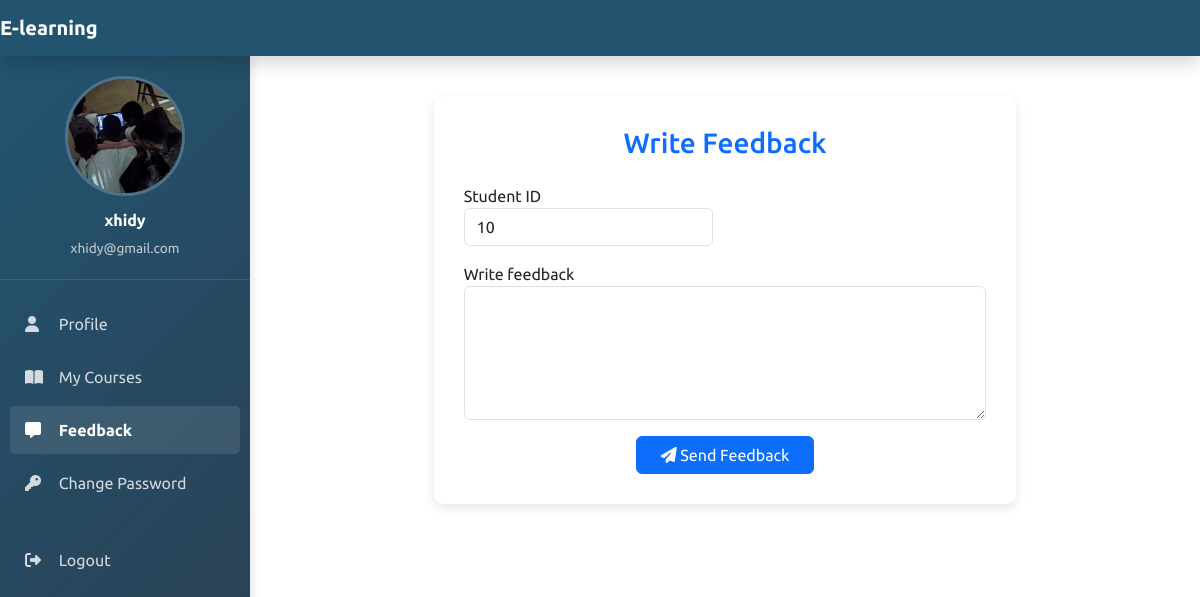
The page /student/stufeedback.php (signed in) on the database its author committed.
### tables this page shows
CREATE TABLE `student` (
  `stud_id` int(11) NOT NULL,
  `studname` varchar(255) NOT NULL,
  `studreg` varchar(255) DEFAULT NULL,
  `stuemail` varchar(255) NOT NULL,
  `stupass` varchar(255) NOT NULL,
  `stu_occ` text DEFAULT NULL,
  `stu_img` text DEFAULT NULL
);

### student/stufeedback.php (the view, shortened to what this page needs)
<?php
include('./stuInclude/header.php');
include_once(__DIR__ . '/../dbconnection.php');
$stuemail = $_SESSION['stuemail'];
$sql = "SELECT * FROM student WHERE stuemail = ?";
$stmt = $conn->prepare($sql);
$stmt->bind_param("s", $stuemail);
$stmt->execute();
$result = $stmt->get_result();
if ($result->num_rows == 1) {
    $row = $result->fetch_assoc();
    $stud_id = $row["stud_id"];
}
?>
<div class="container">
    <div class="row justify-content-center">
        <div class="col-lg-8">
            <form class="profile-form" method="POST">
                <h3 class="mb-4 text-center text-primary">Write Feedback</h3>
                <div class="row">
                    <div class="col-md-6">
                        <div class="form-group mb-3">
                            <label for="stuId">Student ID</label>
                            <input type="text" class="form-control" id="stuId"
                            value="<?php echo htmlspecialchars($stud_id ?? ''); ?>" readonly>
                        </div>
                    </div>
                    <div class="col-md-12">
                        <div class="form-group mb-3">
                            <label for="f_content">Write feedback</label>
                            <textarea name="f_content" id="f_content" class="form-control" rows="5" required></textarea>
                        </div>
                    </div>
                </div>
                <div class="text-center">
                    <button type="submit" class="btn btn-primary px-4" name="submitFeedbackBtn">
                        <i class="fas fa-paper-plane mr-2"></i> Send Feedback
                    </button>
                </div>
            </form>
        </div>
    </div>
</div>
<?php
include('./stuInclude/footer.php');
?>

### student/stuInclude/header.php (shortened to what this page needs)
<?php
$include_success = include_once(__DIR__ . '/../../dbconnection.php');
if (!$include_success) {
    error_log("Failed to include dbconnection.php in header.php");
    $stu_img = '/Online learning system/image/default.jpg';
} else {
    if (isset($_SESSION['is_login']) && isset($_SESSION['stuemail']) && isset($conn)) {
        $stuemail = $_SESSION['stuemail'];
        $sql = "SELECT stu_img FROM student WHERE stuemail = ?";
        $stmt = $conn->prepare($sql);
        if ($stmt) {
            $stmt->bind_param("s", $stuemail);
            $stmt->execute();
            $result = $stmt->get_result();
            if ($result->num_rows > 0) {
                $row = $result->fetch_assoc();
                $stu_img = $row['stu_img'] ?: '/Online learning system/image/default.jpg';
            } else {
                $stu_img = '/Online learning system/image/default.jpg';
                error_log("No student found for $stuemail");
            }
        } else {
            error_log("Failed to prepare SQL statement in header.php: " . $conn->error);
            $stu_img = '/Online learning system/image/default.jpg';
        }
    } else {
        $stu_img = '/Online learning system/image/default.jpg';
        error_log("Session or connection not set: is_login=" . (isset($_SESSION['is_login']) ? 'true' : 'false') . ", stuemail=" . (isset($_SESSION['stuemail']) ? $_SESSION['stuemail'] : 'unset') . ", conn=" . (isset($conn) ? 'set' : 'unset'));
    }
}
?>
<!DOCTYPE html>
<html lang="en">
<head>
    <link href="https://cdn.jsdelivr.net/npm/bootstrap@5.3.0/dist/css/bootstrap.min.css" rel="stylesheet">
    <link href="https://cdnjs.cloudflare.com/ajax/libs/font-awesome/6.0.0/css/all.min.css" rel="stylesheet">
    <link rel="stylesheet" href="https://cdnjs.cloudflare.com/ajax/libs/font-awesome/6.4.0/css/all.min.css">
</head>
<body>
    <nav class="navbar navbar-dark fixed-top flex-md-nowrap p-0 shadow">
        <a class="navbar-brand mx-auto mx-lg-0" href="studentProfile.php">E-learning</a>
    </nav>
    <nav class="sidebar" id="sidebar">
        <div class="sidebar-sticky">
            <div class="profile-section">
                <img src="<?php echo htmlspecialchars($stu_img); ?>" alt="Student Image" class="profile-img">
                <?php if (isset($_SESSION['stuemail'])): ?>
                    <h6 class="profile-name"><?php echo htmlspecialchars(explode('@', $_SESSION['stuemail'])[0]); ?></h6>
                    <small class="profile-email"><?php echo htmlspecialchars($_SESSION['stuemail']); ?></small>
                <?php endif; ?>
            </div>
            <ul class="nav flex-column">
                <li class="nav-item">
                    <a class="nav-link <?php echo (basename($_SERVER['PHP_SELF']) == 'studentProfile.php') ? 'active' : ''; ?>"
                    href="studentProfile.php">
                        <i class="fas fa-user"></i> Profile
                    </a>
                </li>
                <li class="nav-item">
                    <a class="nav-link <?php echo (basename($_SERVER['PHP_SELF']) == 'myCourse.php') ? 'active' : ''; ?>"
                    href="myCourse.php">
                        <i class="fas fa-book-open"></i> My Courses
                    </a>
                </li>
                <li class="nav-item">
                    <a class="nav-link <?php echo (basename($_SERVER['PHP_SELF']) == 'stufeedback.php') ? 'active' : ''; ?>"
                    href="stufeedback.php">
                        <i class="fas fa-comment-alt"></i> Feedback
                    </a>
                </li>
                <li class="nav-item">
                    <a class="nav-link <?php echo (basename($_SERVER['PHP_SELF']) == 'studentChangePass.php') ? 'active' : ''; ?>"
                    href="studentChangePass.php">
                        <i class="fas fa-key"></i> Change Password
                    </a>
                </li>
                <li class="nav-item mt-4">
                    <a class="nav-link text-danger" href="../logout.php">
                        <i class="fas fa-sign-out-alt"></i> Logout
                    </a>
                </li>
            </ul>
        </div>
    </nav>
            <main class="main-content" id="mainContent">

### student/stuInclude/header.php (style rules this page uses)
:root { --sidebar-width: 250px; --topbar-height: 56px; --primary-color: #225470; --secondary-color: #2c3e50; }
body { font-family: 'Ubuntu', sans-serif; padding-top: var(--topbar-height); }
.navbar { background-color: var(--primary-color) !important; height: var(--topbar-height); box-shadow: 0 2px 10px rgba(0, 0, 0, 0.1); z-index: 1030; }
.navbar-brand { font-weight: 600; }
.sidebar { background: linear-gradient(135deg, var(--primary-color) 0%, var(--secondary-color) 100%); width: var(--sidebar-width); position: fixed; top: var(--topbar-height); left: 0; bottom: 0; z-index: 1020; overflow-y: auto; transition: transform 0.3s ease; box-shadow: 2px 0 10px rgba(0, 0, 0, 0.1); }
.sidebar-sticky { padding: 20px 0; }
.profile-section { text-align: center; padding: 0 15px 20px; border-bottom: 1px solid rgba(255, 255, 255, 0.1); margin-bottom: 20px; }
.profile-img { width: 120px; height: 120px; border-radius: 50%; object-fit: cover; border: 3px solid rgba(255, 255, 255, 0.2); margin: 0 auto 15px; }
.profile-name { color: white; font-weight: 600; margin-bottom: 5px; }
.profile-email { color: rgba(255, 255, 255, 0.7); font-size: 0.85rem; }
.nav-item { margin-bottom: 5px; }
.nav-link { color: rgba(255, 255, 255, 0.8) !important; border-radius: 5px; padding: 12px 15px !important; margin: 0 10px; transition: all 0.3s; }
.nav-link:hover, .nav-link.active { background: rgba(255, 255, 255, 0.1) !important; color: white !important; }
.nav-link.active { font-weight: 600; }
.nav-link i { margin-right: 10px; width: 20px; }
.main-content { margin-left: var(--sidebar-width); padding: 20px; min-height: calc(100vh - var(--topbar-height)); transition: margin 0.3s ease; }
.profile-form { background-color: #ffffff; border-radius: 10px; box-shadow: 0 4px 12px rgba(0, 0, 0, 0.1); padding: 30px; margin-top: 20px; max-width: 800px; }

### rows shown on the page
student: stu_img (picture), stud_id "10"

### other values the page prints
explode('@', $_SESSION['stuemail'])[0] "xhidy"
$_SESSION['stuemail'] "xhidy@gmail.com"
